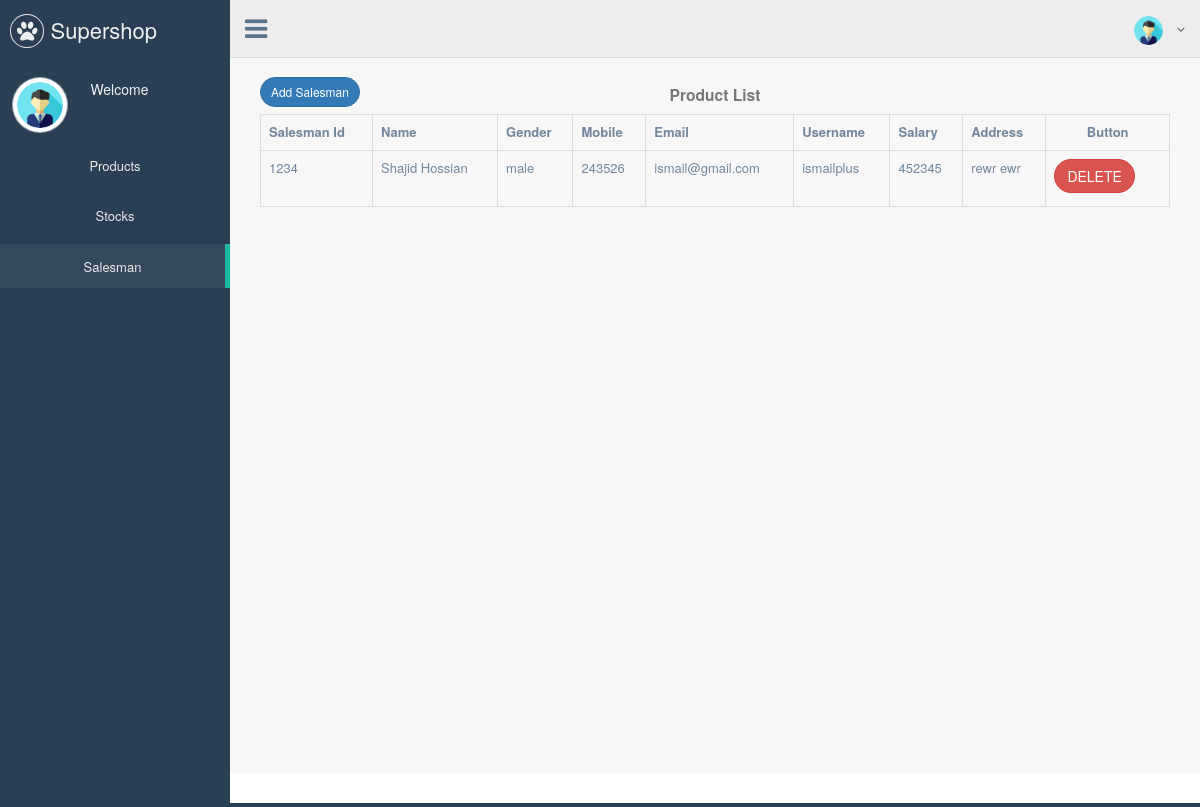
/views/Admin/salesman.php, run on the app's committed database.
### tables this page shows
CREATE TABLE `salesman` (
  `id` int(11) NOT NULL,
  `salesman_id` varchar(121) NOT NULL,
  `name` varchar(121) NOT NULL,
  `mobile` varchar(121) NOT NULL,
  `gender` varchar(11) NOT NULL,
  `username` varchar(121) NOT NULL,
  `email` varchar(121) NOT NULL,
  `salary` int(11) NOT NULL,
  `address` text NOT NULL,
  `password` varchar(121) NOT NULL
);

### src/Supershop/Supershop.php (called while the page is built, shortened)
<?php
class Supershop
{
    public $conn;
        public function __construct()
        {
            $this->conn = mysqli_connect("localhost", "root", "", "supershop");
        }
    public function getAllSalesman(){
        $salesman = array();
        $query="SELECT * From salesman";
        if($result=mysqli_query($this->conn,$query)){
            while ($row=mysqli_fetch_assoc($result)){
                $salesman[]=$row;
            }
            return $salesman;
        }
    }
}

### views/Admin/salesman.php (the view, shortened to what this page needs)
<?php
include_once ('../../src/Supershop/Supershop.php');
$salesman = new Supershop();
$allSalesman = $salesman->getAllSalesman();
?>
<!DOCTYPE html>
<html lang="en">
<head>
    <link href="../../vendors/bootstrap/dist/css/bootstrap.min.css" rel="stylesheet">
    <link href="../../vendors/font-awesome/css/font-awesome.min.css" rel="stylesheet">
    <link href="../../vendors/nprogress/nprogress.css" rel="stylesheet">
    <link href="../../vendors/malihu-custom-scrollbar-plugin/jquery.mCustomScrollbar.min.css" rel="stylesheet"/>
    <link href="../../resources/build/css/custom.min.css" rel="stylesheet">
</head>
<body class="nav-md" >
<div class="container body"  >
    <div class="main_container"  >
        <div class="col-md-3 left_col menu_fixed" >
            <div class="left_col scroll-view"  >
                <div class="navbar nav_title" style="border: 0">
                    <a  class="site_title"><i class="fa fa-paw"></i> <span> Supershop </span></a>
                </div>
                <div class="profile clearfix" ">
                <div class="profile_pic">
                    <img src="../../resources/images/user.png" alt="not image" class="img-circle profile_img">
                </div>
                <div class="profile_info">
                    <h2>Welcome</h2>
                </div>
            </div>
            <div id="sidebar-menu" class="main_menu_side hidden-print main_menu"  >
                <div class="menu_section">
                    <ul class="nav side-menu " >
                        <li><a href="index.php" style="text-align: center">Products</a></li>
                        <li><a href="stocks.php" style="text-align: center">Stocks</a></li>
                        <li><a href="salesman.php" style="text-align: center">Salesman</a></li>
                    </ul>
                </div>
            </div>
        </div>
    </div>
    <?php include('top_navigation.php'); ?>
        <div class="right_col" role="main">
            <div class="col-md-12">
                <div class="row">
                    <div class="col-md-4">
                        <a data-toggle="modal" href="" type="button" data-target="#modalAddProduct" class="btn btn-primary btn-round btn-sm" style="margin-top: 3%;alignment: center"> Add Salesman</a>
                    </div>
                    <div class="col-md-4">
                        <h3 style="text-align: center"> <small>  <strong>Product List</strong></small></h3>
                    </div>
                </div>
                <table class="table table-bordered" style="alignment: center">
                    <tr>
                        <th>Salesman Id</th>
                        <th>Name</th>
                        <th>Gender</th>
                        <th>Mobile</th>
                        <th>Email</th>
                        <th>Username</th>
                        <th>Salary</th>
                        <th>Address</th>
                        <th style="text-align: center">Button</th>
                    </tr>
                    <?php foreach ($allSalesman as $man){ ?>
                        <tr >
                            <td><?php echo $man['salesman_id']?></td>
                            <td><?php echo $man['name']?></td>
                            <td><?php echo $man['gender']?></td>
                            <td><?php echo $man['mobile']?></td>
                            <td><?php echo $man['email']?></td>
                            <td><?php echo $man['username']?></td>
                            <td><?php echo $man['salary']?></td>
                            <td><?php echo $man['address']?></td>
                            <td class="center">
                                <a href="deleteSalesman.php?id=<?php echo $man['id']?>" class="btn btn-danger btn-round" >DELETE</a>
                            </td>
                        </tr>
                    <?php } ?>
                </table>
            </div>
        </div>
    <footer>
    </footer>
</div>
</body>
</html>

### data on the page
salesman: salesman "1234", name "Shajid Hossian", gender "male", mobile "243526", email "ismail@gmail.com", username "ismailplus", salary "452345", address "rewr ewr"
